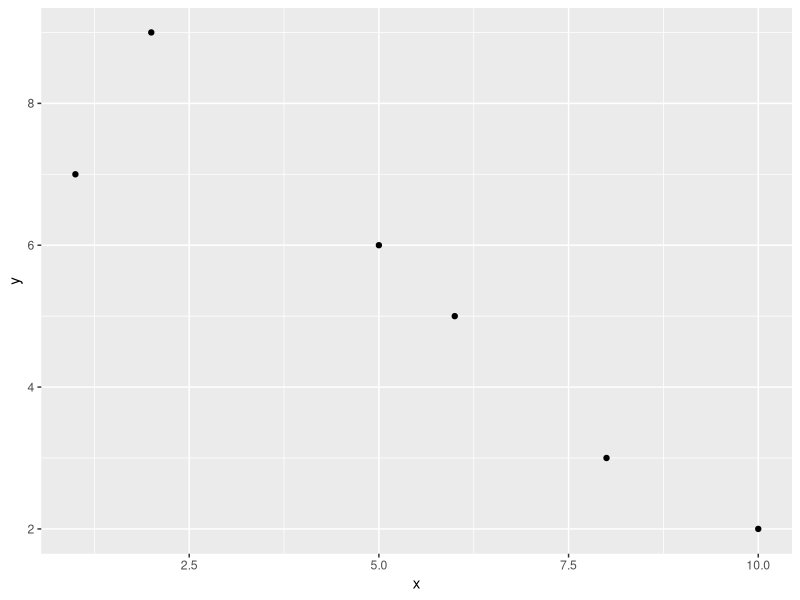

Write R code to recreate this figure.
## PROGRAM uji-korelasi-sederhana.R
# melakukan uji korelasi antara tingkat kelelahan dengan hasil tes
# sumber data dari contoh soal ppt pengenalan statistik
# masukan berupa data-frame, proses uji-korelasi pearson, keluaran scatter plot

# perform a correlation test between the level of fatigue and test results
# data source of statistical introduction ppt sample questions
# input in the form of data-frame, pearson correlation-test process, scatter plot output

## DEKLARASI
library(ggpubr) # proses uji korelasi #procces correlation 
library(ggplot2) # keluaran visualisasi data scatter plot # for create scatter plot

## ALGORITMA
# masukan data frame
# create input data frame
dataset <- data.frame(
  x = c(10, 8, 2, 1, 5, 6),
  y = c(2, 3, 9, 7, 6, 5)
)
dataset

# proses uji-korelasi pearson cara manual
# manual pearson correlation-test process. The process is from step 1 to 6
# langkah 1 hitung jumlah data x (dari baris 1 sampai baris n)
# step 1
sum_x <- sum(dataset$x)
sum_x

# langkah 2 hitung jumlah data y (dari baris 1 sampai baris n)
# step 2
sum_y <- sum(dataset$y)
sum_y

# langkah 3 jumlahkan hasil kuadrat data x (dari baris 1 sampai baris n)
# step 3
sum_square_x <- sum(dataset$x * dataset$x)
sum_square_x

# langkah 4 jumlahkan hasil kuadrat data y (dari baris 1 sampai baris n)
# steap 4
sum_square_y <- sum(dataset$y * dataset$y)
sum_square_y

# langkah 5 jumlahkan hasil perkalian x dan y
# step 5
sum_xy <- sum(dataset$x * dataset$y)
sum_xy

# langkah 6 rumus proses perhitungan uji-pearson
# step 6
n <- nrow(dataset) # menghitung jumlah data
r1 <- (n*sum_xy - sum_x*sum_y) / sqrt((n*sum_square_x - sum_x^2) * (n*sum_square_y - sum_y^2))
r1

# Proses Uji Korelasi, Keluaran nilai korelasi. menggunakan fungsi otomatis dari bahasa R
# Correlation Test Process, Output correlation value. using the automatic function of the R language
r2 <- cor.test(dataset$x, dataset$y, method = "pearson")

# Keluaran berupa scatter plot
# Output is a scatter plot
# Diagram scatter plot digunakan untuk melihat hubungan antara variabel bebas dengan terikat
# The scatter plot diagram is used to see the relationship between independent and dependent variables
ggplot(dataset, aes(x=x, y)) + geom_point()


